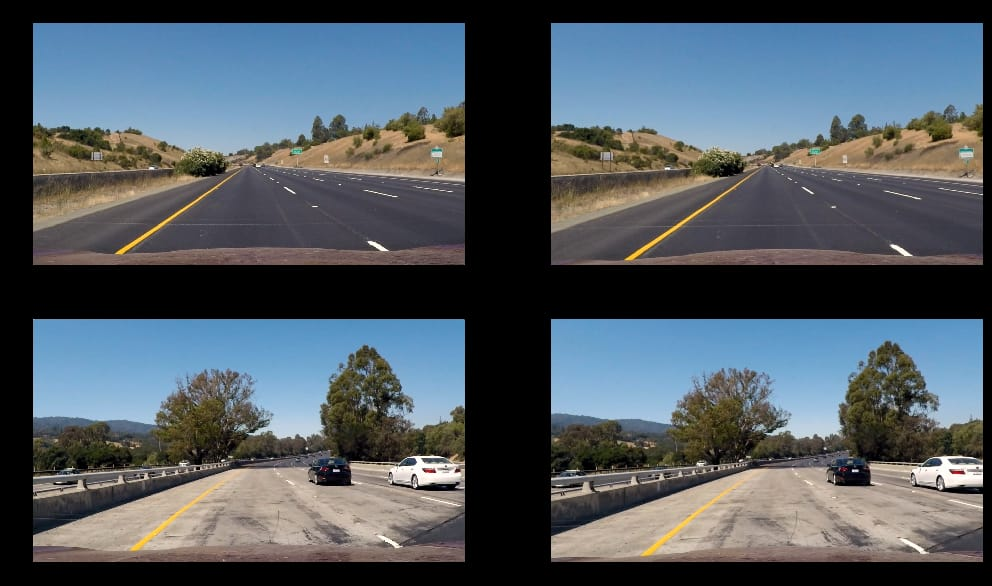
#> input picture tskimg.jpg, 992 x 586 px, given in place of the camera
$ python birds.py
#> lines starting #> are read from the running program, lines starting #| are printed output that depends on the picture; after the words box and inside, x2 and y2 are one past the last pixel; in counts of white or black regions, pixels touching at a corner belong together
import cv2
import numpy as np

cap = cv2.VideoCapture(0)

def nothing(x):
    pass

cv2.namedWindow("Trackbars")

cv2.createTrackbar("L - H", "Trackbars", 0, 179, nothing)
#> slider 'L - H' is set to 35
cv2.createTrackbar("L - S", "Trackbars", 0, 179, nothing)
#> slider 'L - S' is set to 35
cv2.createTrackbar("L - V", "Trackbars", 0, 179, nothing)
#> slider 'L - V' is set to 35
cv2.createTrackbar("U - H", "Trackbars", 0, 179, nothing)
#> slider 'U - H' is set to 179
cv2.createTrackbar("U - S", "Trackbars", 0, 179, nothing)
#> slider 'U - S' is set to 179
cv2.createTrackbar("U - V", "Trackbars", 0, 179, nothing)
#> slider 'U - V' is set to 179

while True:
    _, frame = cap.read()
#> frame is the input picture: shape (586, 992, 3); mean B, G, R 96.5, 89.2, 80.2
    hsv = cv2.cvtColor(frame, cv2.COLOR_BGR2HSV)
#> hsv: shape (586, 992, 3); mean H, S, V 57.1, 75.5, 105.8
    frame = cv2.resize(frame, (640, 480))
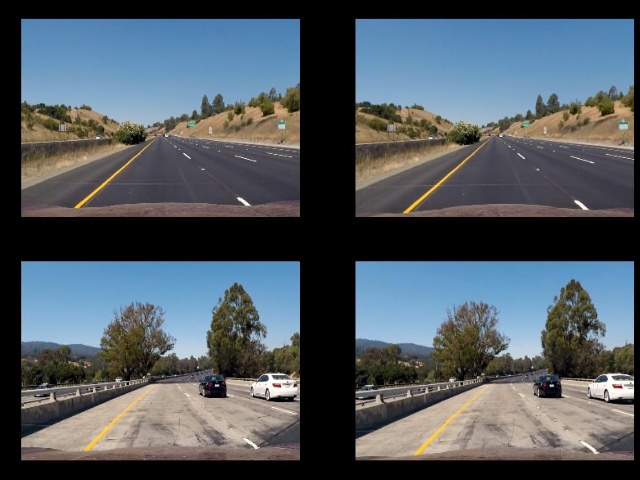
#> frame: shape (480, 640, 3); mean B, G, R 96.3, 89.1, 80.1
    l_h = cv2.getTrackbarPos("L - H", "Trackbars")
    l_s = cv2.getTrackbarPos("L - S", "Trackbars")
    l_v = cv2.getTrackbarPos("L - V", "Trackbars")
    u_h = cv2.getTrackbarPos("U - H", "Trackbars")
    u_s = cv2.getTrackbarPos("U - S", "Trackbars")
    u_v = cv2.getTrackbarPos("U - V", "Trackbars")

    # [5 lines of commented-out code are left out]
    lower = np.array([l_h,l_s,l_v])
    upper = np.array([u_h,u_s,u_v])
    mask = cv2.inRange(hsv, lower, upper)
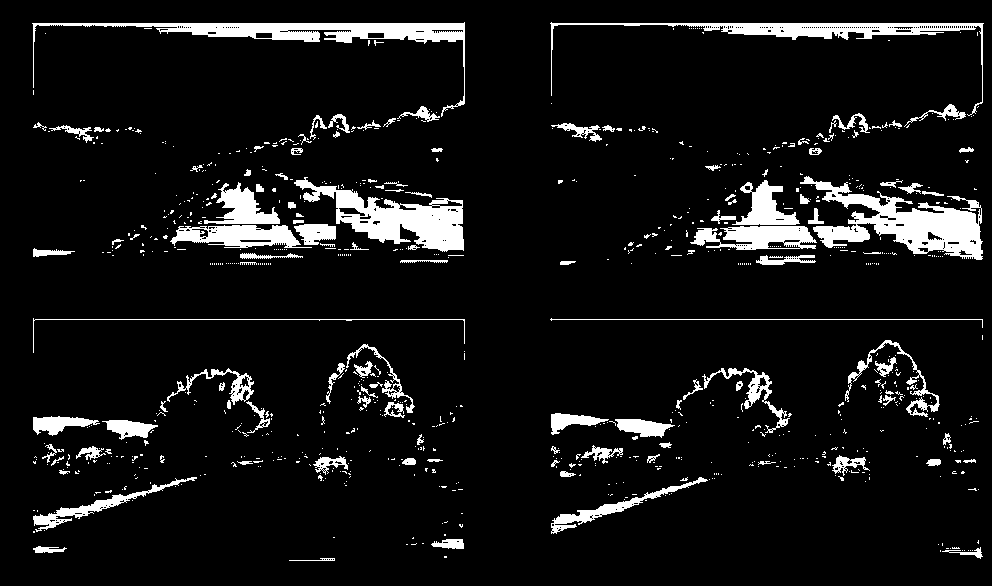
#> mask: shape (586, 992); 8.1% white; 868 white regions (746 under 20 px), largest, box (x1, y1, x2, y2) and area: (800, 176, 983, 260) 6161, (294, 177, 464, 252) 5016, (32, 22, 465, 117) 4947
    mask = cv2.resize(mask, (640, 480))
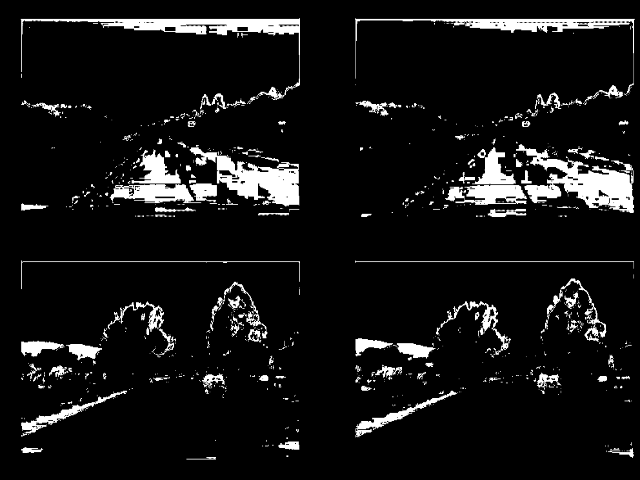
#> mask: shape (480, 640); min 0, max 255, mean 20.5
    result = cv2.bitwise_and(frame, frame, mask = mask)
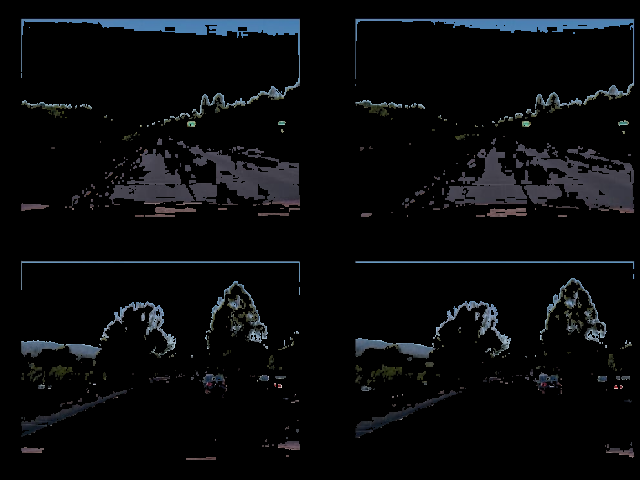
#> result: shape (480, 640, 3); mean B, G, R 11.1, 9.5, 8.3


    pts1 = np.float32([[170,156], [1, 211], [268, 152], [426, 205]])
    pts2 = np.float32([[0, 0], [0, 600], [500, 0], [500, 600]])

    matrix = cv2.getPerspectiveTransform(pts1, pts2)
    result2 = cv2.warpPerspective(frame, matrix, (500,600))
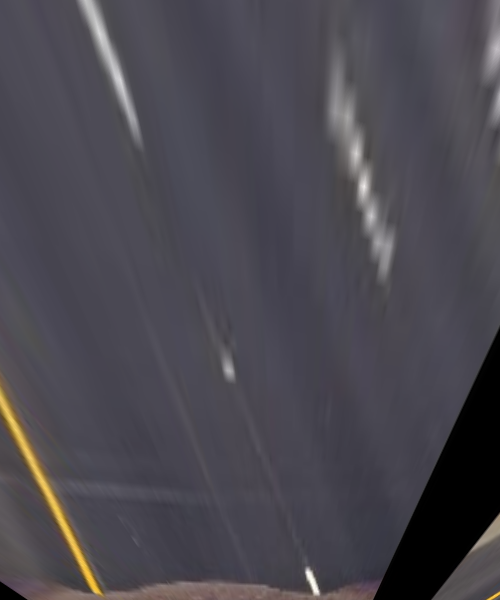
#> result2: shape (600, 500, 3); mean B, G, R 79.9, 71.8, 74.5

    cv2.imshow('t1-sol', result2)
    cv2.imshow("Frame", frame)
    cv2.imshow("Mask", mask)
    cv2.imshow("Result", result)
    # if cv2.waitKey(5) & 0xFF == 27: #exit only after 5 miliseconds and on esc key being pressed
    #     break
    key = cv2.waitKey(1)
#> (key Esc is pressed here)
    if key == 27:
        break

cap.release()
cv2.destroyAllWindows()
